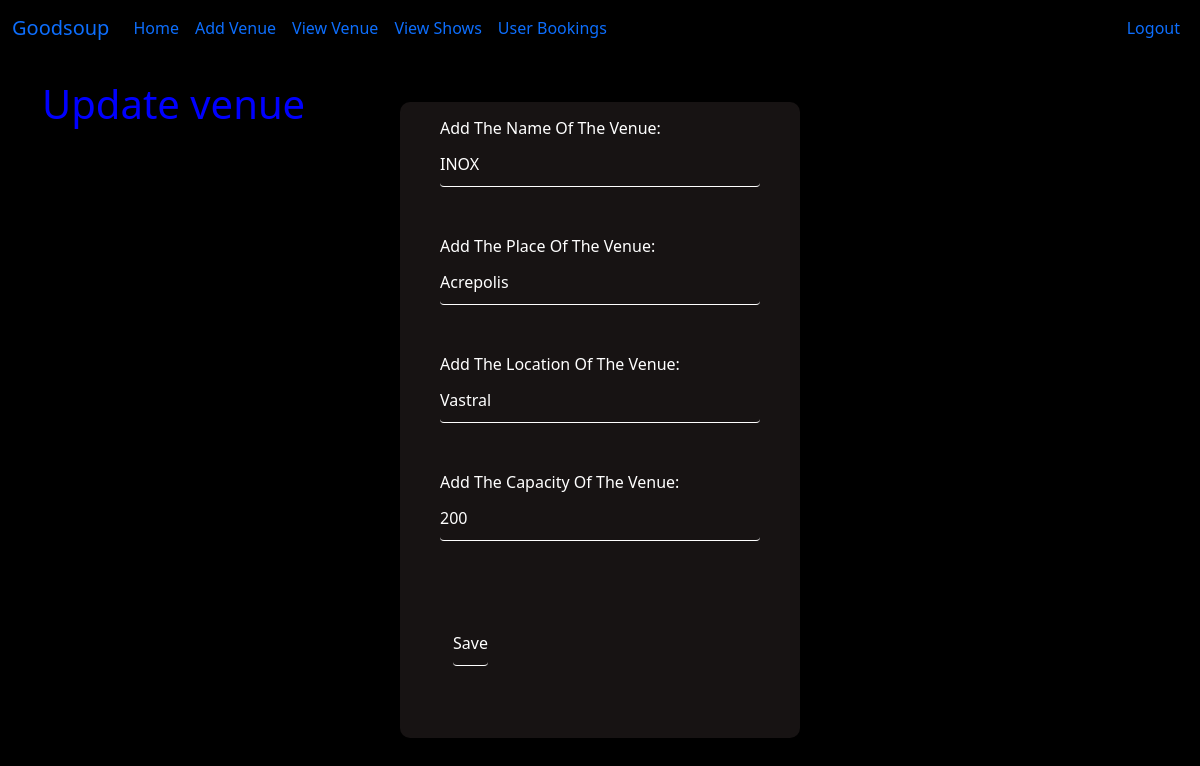
Page /updatevenue/2 (signed in) on the committed database.
### database.py (models this page shows)
class Venue(db.Model):
    id = db.Column(db.Integer, primary_key=True)
    name = db.Column(db.String(255), nullable=False)
    place = db.Column(db.String(255), nullable=False)
    location = db.Column(db.String(255), nullable=False)
    shows = db.relationship('Show', backref = 'shows')
    Capacity = db.Column(db.Integer, nullable=False)
    date_added = db.Column(db.DateTime, default=datetime.utcnow(),nullable=False)

### admin.py (the view)
@app.route('/updatevenue/<int:id>', methods=['POST','GET'])
@login_required
def updatevenue(id):
    form = venueForms()
    venue_to_update = Venue.query.get_or_404(id)
    if (request.method == 'POST'):
        venue_to_update.name = request.form['name']
        venue_to_update.place = request.form['place']
        venue_to_update.location = request.form['location']
        venue_to_update.Capacity = request.form['capacity']
        try:
            db.session.commit()
            venues = Venue.query.order_by(Venue.date_added)
            return render_template('viewVenues.html',venues=venues)
        except:
            flash('Error')
            return render_template("updatevenue.html", form=form, venue_to_update=venue_to_update)
        finally:
            flash('Error')
            return render_template("updatevenue.html", form=form, venue_to_update=venue_to_update)
    else:
        return render_template("updatevenue.html", form=form, venue_to_update=venue_to_update)

### forms.py
class venueForms(FlaskForm):
    name = StringField('Add The Name Of The Venue:',validators=[DataRequired()])
    place = StringField('Add The Place Of The Venue:',validators=[DataRequired()])
    location = StringField('Add The Location Of The Venue:',validators=[DataRequired()])
    capacity = IntegerField('Add The Capacity Of The Venue:', validators=[DataRequired()])
    submit = SubmitField("Save")

class SearchForm(FlaskForm):
    searched = StringField("Searched", validators=[DataRequired()])
    submit = SubmitField("Search")

### admin.py (called while the page is built)
@adminlogin_manager.user_loader
def load_user(admin_id):
    return Admin.query.filter_by(id=int(admin_id)).first()

### user.py (called while the page is built)
@app.context_processor
def user_navbar():
    form = SearchForm()
    return dict(form=form)

### templates/updatevenue.html (shortened to what this page needs)
{% extends 'baseadmin.html' %}
{% block content %}
<body style="background: black;"></body>
{% if name %}
  <table class="table">
    <thead>
      <tr>
        <th scope="col">#</th>
        <th scope="col">Name</th>
        <th scope="col">Place</th>
        <th scope="col">Location</th>
        <th scope="col">Capacity</th>
        <th scope="col">Date Added</th>
      </tr>
    </thead>
    <tbody>
      {% for venue in venues %}
      <tr>
        <td>{{ venue.id }}</td>
        <td>{{ venue.name }}</td>
        <td>{{ venue.place }}</td>
        <td>{{ venue.location }}</td>
        <td>{{ venue.Capacity }}</td>
        <td>{{ venue.date_added }}</td>
        <td><a href="{{ url_for('updatevenue',id=venue.id) }}"><button type="button" class="btn btn-info">Edit</button></a></td>
        <td><a href="{{ url_for('deletevenue',id=venue.id) }}"><button type="button" class="btn btn-danger">Delete</button></a></td>
      </tr>
      {% endfor %}
    </tbody>
  </table>
{% else %}
  <h1 style="color:blue">Update venue</h1>
    <form action="{{ url_for('updatevenue',id=venue_to_update.id) }}" method="POST">
      <div class="login-box" style="margin-top: 20px;">
        <div class="user-box">
        {{ form.name.label(class="form-label") }}
        {{ form.name(class="form-control", value=venue_to_update.name)}}
        <div class="user-box">
        {{ form.place.label(class="form-label") }}
        {{ form.place(class="form-control",value=venue_to_update.place)}}
        <div class="user-box">
        {{ form.location.label(class="form-label") }}
        {{ form.location(class="form-control",value=venue_to_update.location)}}
        <div class="user-box">
        {{ form.capacity.label(class="form-label") }}
        {{ form.capacity(class="form-control", value=venue_to_update.Capacity)}}
      <button class='btn'>
      {{ form.submit(class="btn btn-dark") }}
</form>
{% endif %}
{% endblock %}

### templates/updatevenue.html (style rules this page uses)
.login-box { position: absolute; top: 50%; left: 50%; width: 400px; padding: 40px; transform: translate(-50%, -50%); background: rgba(24, 20, 20, 0.987); box-sizing: border-box; box-shadow: 0 15px 25px rgba(0,0,0,.6); border-radius: 10px; }
.login-box .user-box { position: relative; }
.login-box .user-box input { width: 100%; padding: 10px 0; font-size: 16px; color: #fff; margin-bottom: 25px; border: none; border-bottom: 1px solid #fff; outline: none; background: transparent; }
.login-box .user-box label { position: absolute; top: 0; left: 0; padding: 10px 0; font-size: 16px; color: #fff; pointer-events: none; transition: .5s; margin-top: -36px }

### rows in the picture
Venue: name "INOX", place "Acrepolis", location "Vastral"
